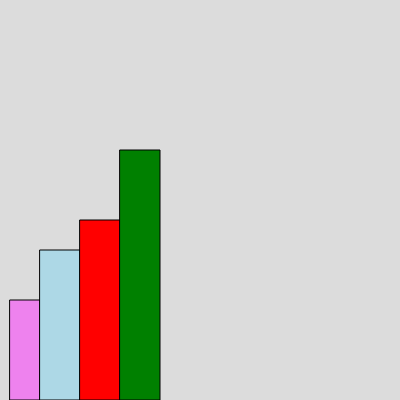
Frame 1 (no input)
Frame 60 (no input): identical to frame 1, image omitted
Frame 120 (the mouse pressed at the canvas centre since frame 60): identical to frame 1, image omitted

The p5.js sketch that drew this single still picture (run headless with seeded random() and noise() and a simulated clock; from frame 60 on, the mouse is pressed at the canvas centre):

// p5.js sketch
// ── sketch.js
var box1;
var box2;
var box3;
var box4;
function setup() 
{
  createCanvas(400, 400);
  box1 = new Box(10,300,30,100,"violet");
  box2 = new Box(40,250,40,150,"lightblue");
  box3 = new Box(80,220,40,180,"red");
  box4 = new Box(120,150,40,250,"green");
}

function draw() 
{
  background(220);
  box1.display();
  box2.display();
  box3.display();
  box4.display();
}


// ── box.js
class Box
  {
    constructor(x,y,w,h,color)
    {
      this.x = x;
      this.y = y;
      this.w = w;
      this.h = h;
      this.color = color;
    
    }

    display() {
      fill(this.color)
      rect(this.x,this.y,this.w,this.h);

    }
    


  }

  
